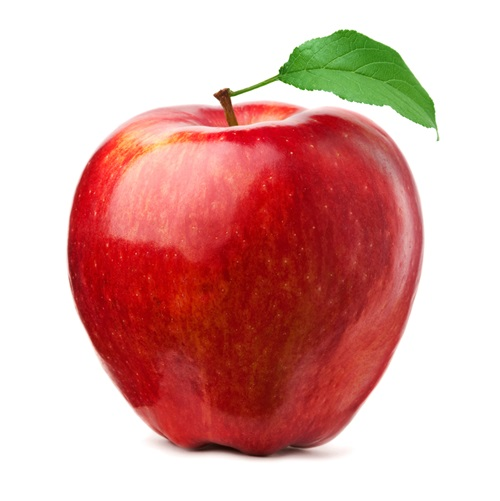
//> input picture trab01/input/apple.jpg, 500 x 501 px
$ ./q5   (built with g++ and OpenCV 4)
//> lines starting //> are read from the running program, lines starting //| are printed output that depends on the picture
#include <cmath>
#include <iostream>
#include <opencv2/opencv.hpp>

using namespace cv;
using namespace std;

// Funções para as transformações radiométricas
Mat expansaoContrasteLinear(const Mat& imagem);
Mat compressaoExpansao(const Mat& imagem, float gamma);
Mat denteDeSerra(const Mat& imagem);
Mat transformadaLogaritmica(const Mat& imagem);

int main() {
    // Carregar a imagem de entrada
    Mat imagem = imread("input/apple.jpg");
//> imagem is the input picture: 501 rows x 500 cols, CV_8UC3; mean B, G, R 163.8, 168.3, 219.7
    Mat imagem_low = imread("input/low-contrast.png");
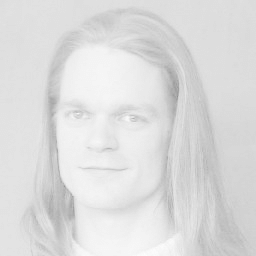
//> input picture trab01/input/low-contrast.png, 256 x 256 px
//> imagem_low is the input picture: 256 rows x 256 cols, CV_8UC3; min 143, max 253, mean 220.5

    if (imagem.empty()) {
        cout << "Erro ao carregar a imagem!" << endl;
        return -1;
    }

    // Aplicar as transformações
    Mat img_contraste = expansaoContrasteLinear(imagem);
    Mat img_contraste_low = expansaoContrasteLinear(imagem_low);
    Mat img_compressao_expansao = compressaoExpansao(imagem, 0.5);  // Compressão (gamma < 1)
    Mat img_dente_serra = denteDeSerra(imagem);
    Mat img_logaritmica = transformadaLogaritmica(imagem);

    // Salvar as imagens resultantes
    imwrite("output/q5/expansao_contraste.jpg", img_contraste);
    imwrite("output/q5/expansao_contraste-gray.jpg", img_contraste_low);
    imwrite("output/q5/compressao_expansao.jpg", img_compressao_expansao);
    imwrite("output/q5/dente_de_serra.jpg", img_dente_serra);
    imwrite("output/q5/transformada_logaritmica.jpg", img_logaritmica);

    return 0;
}

// 1. Expansão de Contraste Linear
Mat expansaoContrasteLinear(const Mat& imagem) {
    Mat resultado = imagem.clone();
    int minVal = 255, maxVal = 0;

    // Encontrar os valores mínimo e máximo de intensidade na imagem
    for (int y = 0; y < imagem.rows; y++) {
        for (int x = 0; x < imagem.cols; x++) {
            Vec3b pixel = imagem.at<Vec3b>(y, x);
            for (int c = 0; c < 3; c++) {
                if (pixel[c] < minVal) minVal = pixel[c];
                if (pixel[c] > maxVal) maxVal = pixel[c];
            }
        }
    }
//> this loop made 501 passes
//> minVal on passes 1 to 3: 255, 255, 255
//> after the loop, minVal = 0; maxVal = 255

    // Aplicar a transformação linear
    for (int y = 0; y < imagem.rows; y++) {
        for (int x = 0; x < imagem.cols; x++) {
            Vec3b& pixel = resultado.at<Vec3b>(y, x);
            for (int c = 0; c < 3; c++) {
                pixel[c] = saturate_cast<uchar>(255 * (pixel[c] - minVal) / (float)(maxVal - minVal));
            }
        }
    }
//> the loop in expansaoContrasteLinear (call 2), `for (int y = 0; y < imagem.rows; y++)` made 256 passes
//> (minVal, maxVal) on passes 1 to 3: (219, 225), (219, 225), (219, 227)
//> after the loop in expansaoContrasteLinear (call 2), `for (int y = 0; y < imagem.rows; y++)`: minVal = 143; maxVal = 253
//> after the loop in expansaoContrasteLinear (call 2), `for (int y = 0; y < imagem.rows; y++)`:
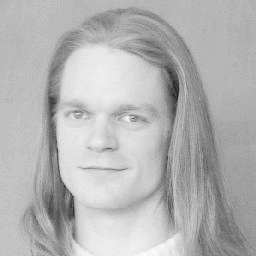
//> resultado: 256 rows x 256 cols, CV_8UC3; min 0, max 255, mean 179.6

    return resultado;
}

// 2. Compressão e Expansão com a função de Gamma
Mat compressaoExpansao(const Mat& imagem, float gamma) {
//> called with gamma = 0.5
    Mat resultado = imagem.clone();

    // Aplicar a compressão ou expansão usando a fórmula I' = I^gamma
    for (int y = 0; y < imagem.rows; y++) {
        for (int x = 0; x < imagem.cols; x++) {
            Vec3b& pixel = resultado.at<Vec3b>(y, x);
            for (int c = 0; c < 3; c++) {
                pixel[c] = saturate_cast<uchar>(pow(pixel[c] / 255.0, gamma) * 255.0);
            }
        }
    }
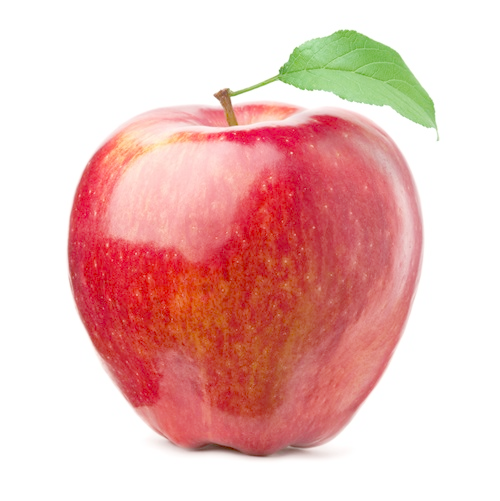
//> resultado: 501 rows x 500 cols, CV_8UC3; mean B, G, R 186.8, 190.7, 234.9

    return resultado;
}

// 3. Transformada Dente de Serra
Mat denteDeSerra(const Mat& imagem) {
    Mat resultado = imagem.clone();
    int periodo = 100;  // Define o período da função dente de serra

    // Aplicar a função de dente de serra
    for (int y = 0; y < imagem.rows; y++) {
        for (int x = 0; x < imagem.cols; x++) {
            Vec3b& pixel = resultado.at<Vec3b>(y, x);
            for (int c = 0; c < 3; c++) {
                pixel[c] = (pixel[c] % periodo) * (255 / periodo);  // Ajusta o valor com base no período
            }
        }
    }
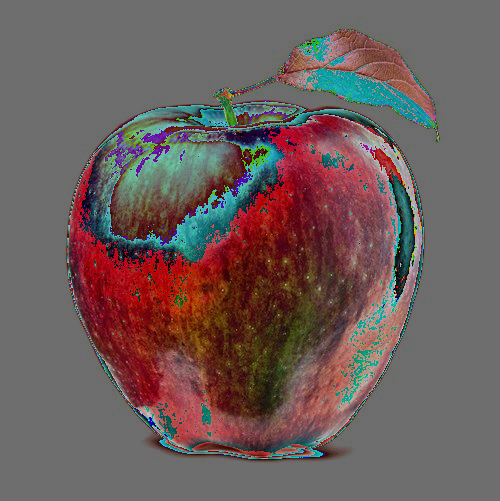
//> resultado: 501 rows x 500 cols, CV_8UC3; mean B, G, R 91.6, 93, 109.2

    return resultado;
}

// 4. Transformada Logarítmica
Mat transformadaLogaritmica(const Mat& imagem) {
    Mat resultado = imagem.clone();
    float constante = 255 / log(1 + 255);  // Constante de normalização para ajustar a intensidade

    // Aplicar a transformação logarítmica
    for (int y = 0; y < imagem.rows; y++) {
        for (int x = 0; x < imagem.cols; x++) {
            Vec3b& pixel = resultado.at<Vec3b>(y, x);
            for (int c = 0; c < 3; c++) {
                pixel[c] = saturate_cast<uchar>(constante * log(1 + pixel[c]));
            }
        }
    }
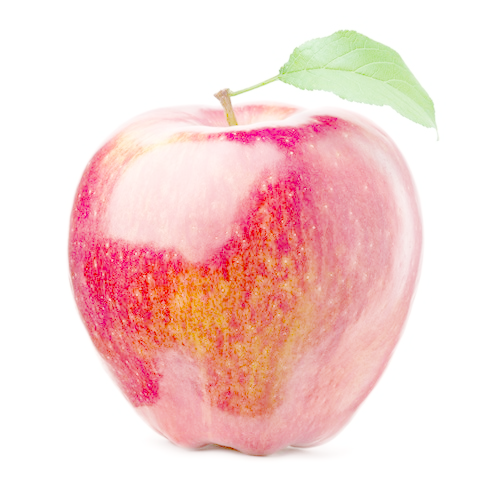
//> resultado: 501 rows x 500 cols, CV_8UC3; mean B, G, R 212.8, 215.6, 246.7

    return resultado;
}
